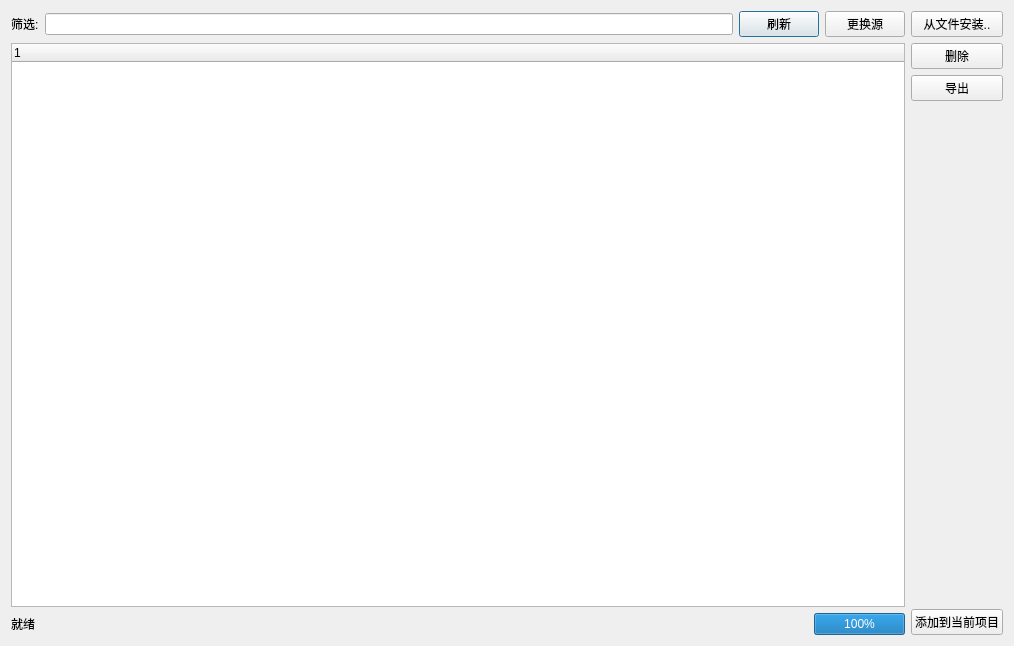
<?xml version="1.0" encoding="UTF-8"?>
<ui version="4.0">
 <class>Dialog</class>
 <widget class="QDialog" name="Dialog">
  <property name="geometry">
   <rect>
    <x>0</x>
    <y>0</y>
    <width>1014</width>
    <height>646</height>
   </rect>
  </property>
  <property name="windowTitle">
   <string>包管理</string>
  </property>
  <layout class="QHBoxLayout" name="horizontalLayout" stretch="0,0">
   <item>
    <layout class="QVBoxLayout" name="verticalLayout_2">
     <item>
      <layout class="QHBoxLayout" name="horizontalLayout_2" stretch="0,1,0,0">
       <item>
        <widget class="QLabel" name="label">
         <property name="text">
          <string>筛选:</string>
         </property>
        </widget>
       </item>
       <item>
        <widget class="QLineEdit" name="keyedit"/>
       </item>
       <item>
        <widget class="QPushButton" name="loadpack">
         <property name="text">
          <string>刷新</string>
         </property>
        </widget>
       </item>
       <item>
        <widget class="QPushButton" name="editsrc">
         <property name="text">
          <string>更换源</string>
         </property>
        </widget>
       </item>
      </layout>
     </item>
     <item>
      <widget class="QTreeWidget" name="pcklist">
       <column>
        <property name="text">
         <string notr="true">1</string>
        </property>
       </column>
      </widget>
     </item>
     <item>
      <layout class="QHBoxLayout" name="horizontalLayout_3" stretch="1,0">
       <item>
        <widget class="QLabel" name="labstatus">
         <property name="text">
          <string>就绪</string>
         </property>
        </widget>
       </item>
       <item>
        <widget class="QProgressBar" name="progressBar">
         <property name="value">
          <number>100</number>
         </property>
         <property name="invertedAppearance">
          <bool>false</bool>
         </property>
        </widget>
       </item>
      </layout>
     </item>
    </layout>
   </item>
   <item>
    <layout class="QVBoxLayout" name="verticalLayout" stretch="0,0,0,1,0">
     <item>
      <widget class="QPushButton" name="btnInstall">
       <property name="text">
        <string>从文件安装..</string>
       </property>
      </widget>
     </item>
     <item>
      <widget class="QPushButton" name="btnDelete">
       <property name="text">
        <string>删除</string>
       </property>
      </widget>
     </item>
     <item>
      <widget class="QPushButton" name="btnExport">
       <property name="text">
        <string>导出</string>
       </property>
      </widget>
     </item>
     <item>
      <widget class="QWidget" name="widget" native="true"/>
     </item>
     <item>
      <widget class="QPushButton" name="btnAdd">
       <property name="text">
        <string>添加到当前项目</string>
       </property>
      </widget>
     </item>
    </layout>
   </item>
  </layout>
 </widget>
 <resources/>
 <connections/>
</ui>
